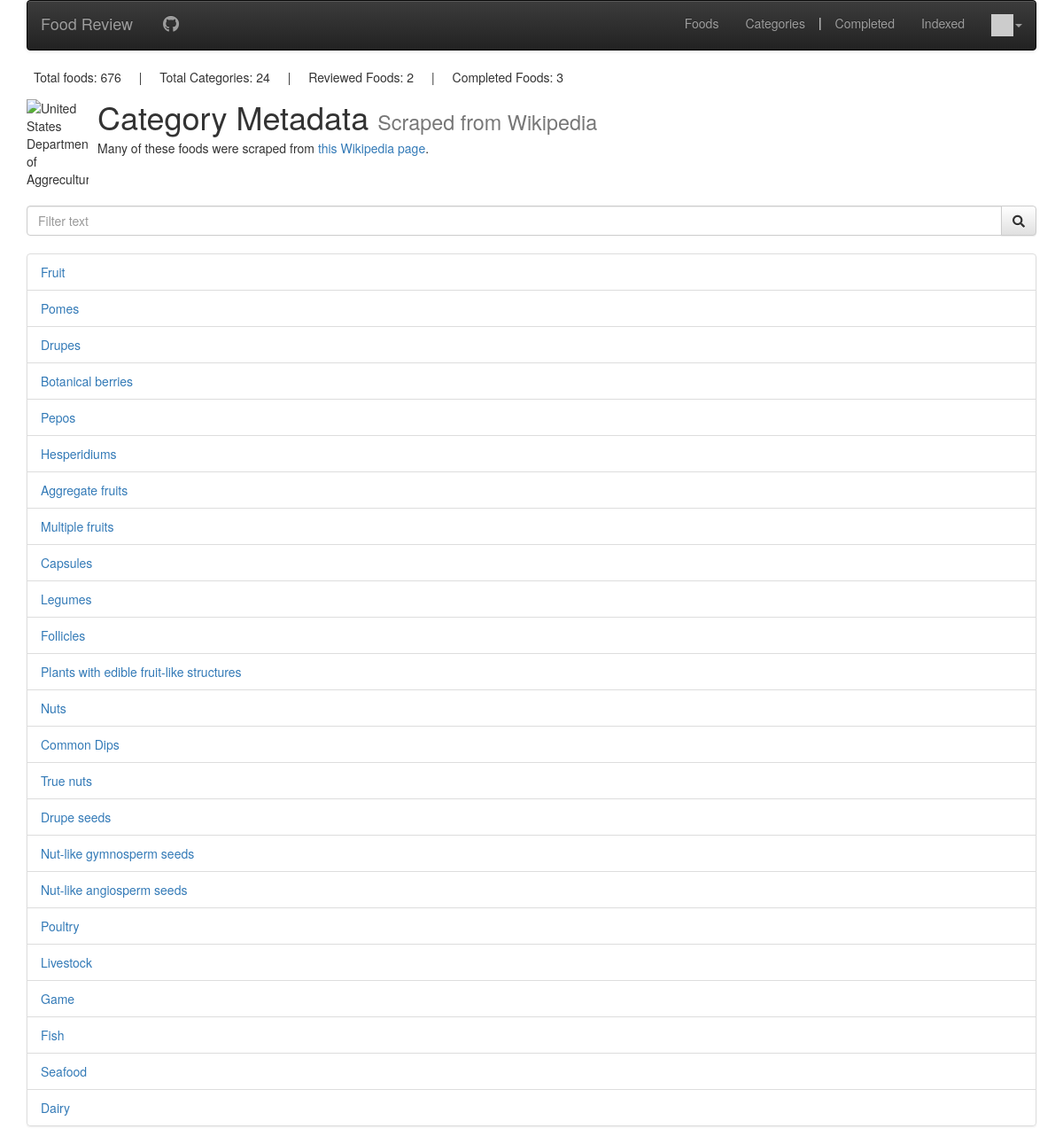
The page /categories (signed in) on the database as committed earlier.
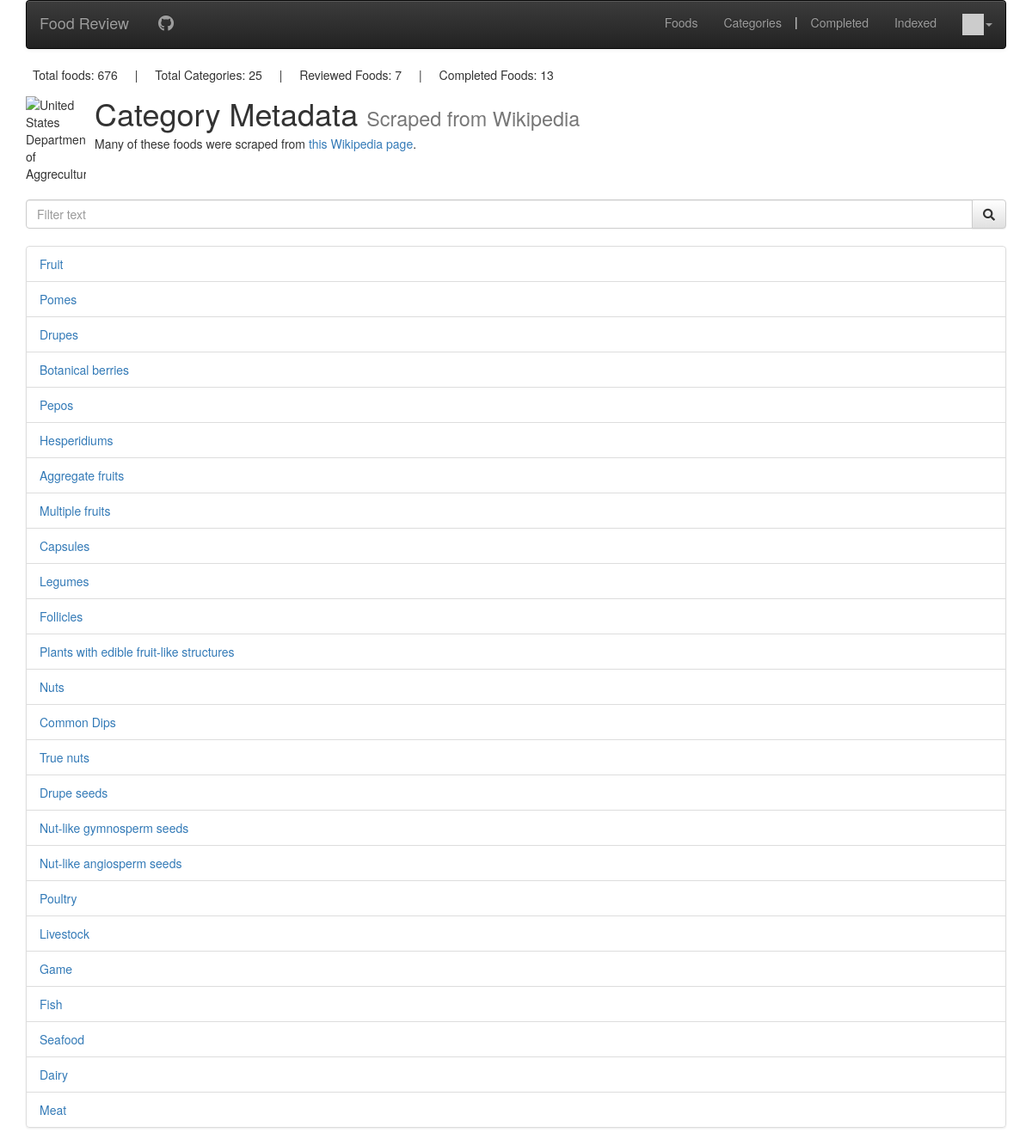
The same page on the database as committed later.
### review/models.py (models this page shows, shortened)
class WikiCategory(models.Model):
    name = models.CharField(
        max_length=200,
        blank=False,
        validators=[MinLengthValidator(
            2, "Category names must be longer than 1 character")]
    )
    description = models.CharField(max_length=30000)
    wiki_url = models.CharField(max_length=1000, null=True)
    parent_category = models.ForeignKey(
        'WikiCategory', on_delete=models.SET_NULL, null=True)
    foods = models.ManyToManyField('WikiFood', through='WikiCategoryAssignment', blank=True)

### review/views/wiki_views.py (the view)
# urls.py: path('categories', views.CategoriesListView.as_view(), name='categories'),
class CategoriesListView(ListView):
    template_name = 'review/scraped_category_list.html'
    model = WikiCategory
    def get_context_data(self, **kwargs):
        context = super().get_context_data(**kwargs)
        term = self.request.GET.get('filter') or ''
        if term:
            context['term'] = term
            context['wikicategory_list'] = py_.filter(
                context['wikicategory_list'], lambda category: term.lower() in category.name.lower())
        return context

### review/context_processors.py (called while the page is built)
def settings(request):
    return {
        'settings': django_settings,
    }

### review/templatetags/app_tags.py (called while the page is built)
@register.filter(name='gravatar')
def gravatar(user, size=35):
    email = str(user.email.strip().lower()).encode('utf-8')
    email_hash = md5(email).hexdigest()
    url = "//www.gravatar.com/avatar/{0}?s={1}&d=identicon&r=PG"
    return url.format(email_hash, size)

### review/templatetags/stats.py (called while the page is built)
@register.inclusion_tag('review/stats.html')
def get_stats():
    return {
        'food_meta_count': WikiFood.objects.count(),
        'cat_meta_count': WikiCategory.objects.count(),
        'reviewed_foods': WikiFood.objects.filter(reviewed=True).count(),
        'complete': UsdaWikiPairing.objects.count(),
    }

### review/templates/review/scraped_category_list.html (shortened to what this page needs)
{% extends "base_menu.html" %}
{% block content %}
{% load stats %}
{% get_stats %}
<div class="media">
  <div class="media-left">
    <img class="media-object" alt="United States Department of Aggreculture" src="https://upload.wikimedia.org/wikipedia/en/thumb/8/80/Wikipedia-logo-v2.svg/1200px-Wikipedia-logo-v2.svg.png">
  </div>
  <div class="media-body">
    <h1 class="media-heading">Category Metadata <small> Scraped from Wikipedia </small></h1>
    Many of these foods were scraped from <a href="https://en.wikipedia.org/wiki/Lists_of_foods" target="_blank">this Wikipedia page</a>.
  </div>
</div>
<br>
<form method="GET" id="search_form" action="{% url 'review:categories' %}?filter='{{ term }}'">
  <div class="input-group">
    <input id="filter" name="filter" placeholder="Filter text" class="form-control" type="text" value="{{ term }}">
    <span class="input-group-btn">
      <button class="btn btn-default" id="search_button"><i class="fa fa-search"></i></button>
    </span>
  </div>
</form>
<br>
{% if wikicategory_list %}
<ul class="list-group">
  {% for category in wikicategory_list %}
    <li class="list-group-item">
      <a href="{% url 'review:category_metadata' category.id %}">{{category.name}}</a>
    </li>
  {% endfor %}
</ul>
{% else %}
  <p>There are no foods in the database.</p>
{% endif %}
{% endblock content %}

Rows that differ between the two databases and show on the page:
added WikiCategory: name "Meat"
Other text that changed with them:
{{ cat_meta_count }}: "24" → "25"
{{ reviewed_foods }}: "2" → "7"
{{ complete }}: "3" → "13"
